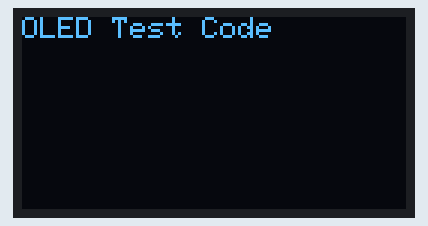
A sketch run on a simulated Arduino Uno, built with avr-gcc and run on an emulated ATmega328P. Parts: 128×64 one-colour display.

Above: at 0.1 s.
At 2.22 s:
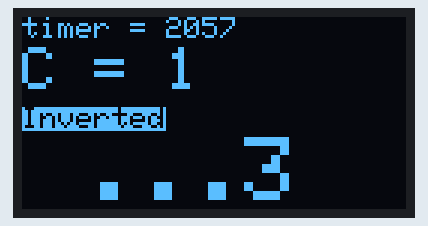
At 11.48 s:
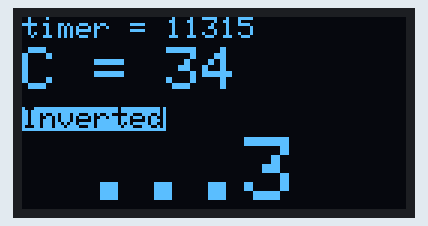
At 21.03 s:
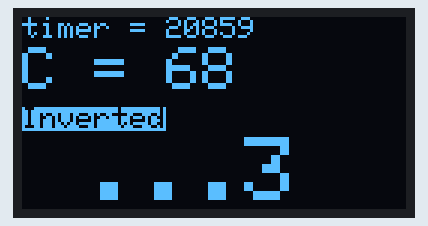
At 30.29 s:
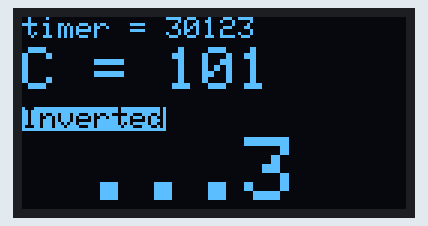
At 39.84 s:
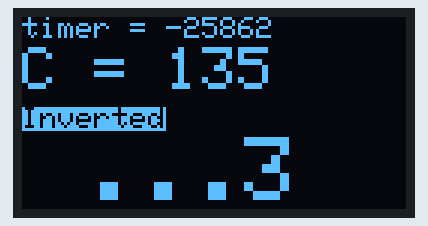

The sketch:

OLED_DISPLAY_TEST.ino
```cpp
// This is a basic test code for I2C type OLED displays
// I2C devices use 2 data pins, SDA & SCL.  Connect SDA > SDA or A4 on uC & SCL > SCL or A5.
// SPI type displays use at least 4 data pins. SCK, MOSI, MISO and CS. This code does not support SPI versions.

#include <Adafruit_GFX.h>                               // Ensure you have both libraries installed.
#include <Adafruit_SSD1306.h>                           //

#define Pixels_Wide 128                                 // both common displays are 128 pixels wide
#define Pixels_High 64                                  // some displays are 32 pixels, some 64 pixels, change as required
#define Oled_Address 0x3C                               // Some displays have different addresses. try  0x3D or 0x3C

int aTimer = 0;
int aCounter = 0;

// If your display doesn't seem to work with either address, Try finding a "I2C address scanner" code, that will print it on console.

Adafruit_SSD1306 display(Pixels_Wide, Pixels_High);    // send the width and hight values to the SSD1306 library.


void setup() {

display.begin(SSD1306_SWITCHCAPVCC, Oled_Address);    //passes address to library, and starts display
display.clearDisplay();                               //clears the buffers used to send data to display
display.setTextColor(SSD1306_WHITE);                  //sets the text to white
display.setTextSize(1);                               //sets the font size
display.setCursor(0,0);                               //places cursor (across, down)
display.println(F("OLED Test Code"));                 //prints "TEXT" to display buffer
display.display();                                    //sends buffered data to display
delay(2000);                                          //delays 2 seconds so we can see message
display.clearDisplay();                               //clears out the send buffer

}

void loop() {
  display.clearDisplay();                             //clears buffer, required to clear buffer from last loop
  display.setTextColor(SSD1306_WHITE);                //sets text to white

aTimer = millis();                                    // updates variable with millsconds
aCounter++;                                           // increments the variable

  display.setTextSize(1);                             //sets font size 1
  display.setCursor(0,0);                             // (across,down)
  display.print(("timer = "));                        // prints text
  display.print(aTimer);                              // prints variable

  display.setTextSize(2);                             // font size 2
  display.setCursor(0,10);
  display.print(("C = "));
  display.print(aCounter);


  display.setTextSize(1);
  display.setCursor(0,30);
  display.setTextColor(SSD1306_BLACK, SSD1306_WHITE); // Invert the colour (e.g, white background, black text)
  display.print("Inverted");

  display.setTextSize(3);
  display.setTextColor(SSD1306_WHITE);
  display.setCursor(20,40);
  display.print("...3");

  display.display();                                  // only need 1 display.display to output buffered data to screen per loop.
  delay(250);
}
```
